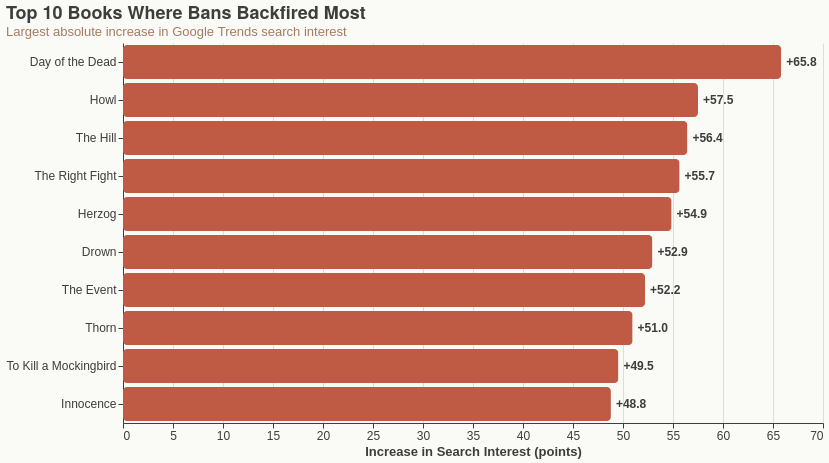

Notebook source saved alongside this figure:
### Markdown cell above
### Chart 6: Top 10 Streisand Effect Books

### Code cell
top = gt.nlargest(10, "spike_magnitude")[
    ["book_title", "spike_magnitude", "avg_search_before", "avg_search_after", "state"]
].copy()
top["book_title"] = top["book_title"].str.slice(0, 40)

bars = (
    alt.Chart(top).mark_bar(cornerRadiusTopLeft=4, cornerRadiusTopRight=4,
              cornerRadiusBottomLeft=4, cornerRadiusBottomRight=4, color=TERRACOTTA)
    .encode(
        x=alt.X("spike_magnitude:Q", title="Increase in Search Interest (points)"),
        y=alt.Y("book_title:N",
                 sort=alt.EncodingSortField(field="spike_magnitude", order="descending"), title=None),
        tooltip=["book_title", "spike_magnitude", "avg_search_before", "avg_search_after", "state"],
    )
    .properties(title={"text": "Top 10 Books Where Bans Backfired Most",
                        "subtitle": "Largest absolute increase in Google Trends search interest"})
)
text = (
    alt.Chart(top).mark_text(dx=5, align="left", fontSize=12, fontWeight="bold", color=TEXT_COLOR)
    .encode(x="spike_magnitude:Q",
            y=alt.Y("book_title:N",
                     sort=alt.EncodingSortField(field="spike_magnitude", order="descending")),
            text=alt.Text("spike_magnitude:Q", format="+.1f"))
)
save_chart(bars + text, "06_top10_streisand", w=700, h=380)

### Figure 1 — Vega-Lite specification as saved in the notebook (floating-point values rounded to 4 significant figures)
{"config": {"background": "#FAFAF7", "title": {"fontSize": 18, "font": "Helvetica Neue, Arial, sans-serif", "color": "#3D3D3D", "anchor": "start", "subtitleFontSize": 13, "subtitleColor": "#A57B64"}, "axis": {"labelFontSize": 12, "titleFontSize": 13, "titleColor": "#3D3D3D", "labelColor": "#3D3D3D", "gridColor": "#E0DDD5", "domainColor": "#3D3D3D", "tickColor": "#3D3D3D"}, "legend": {"labelFontSize": 12, "titleFontSize": 13, "labelColor": "#3D3D3D", "titleColor": "#3D3D3D"}, "view": {"strokeWidth": 0}, "range": {"category": ["#BF5B45", "#C4A83D", "#3D3D3D", "#B5C4A3", "#A57B64"]}}, "layer": [{"mark": {"type": "bar", "color": "#BF5B45", "cornerRadiusBottomLeft": 4, "cornerRadiusBottomRight": 4, "cornerRadiusTopLeft": 4, "cornerRadiusTopRight": 4}, "encoding": {"tooltip": [{"field": "book_title", "type": "nominal"}, {"field": "spike_magnitude", "type": "quantitative"}, {"field": "avg_search_before", "type": "quantitative"}, {"field": "avg_search_after", "type": "quantitative"}, {"field": "state", "type": "nominal"}], "x": {"field": "spike_magnitude", "title": "Increase in Search Interest (points)", "type": "quantitative"}, "y": {"field": "book_title", "sort": {"field": "spike_magnitude", "order": "descending"}, "title": null, "type": "nominal"}}, "title": {"text": "Top 10 Books Where Bans Backfired Most", "subtitle": "Largest absolute increase in Google Trends search interest"}}, {"mark": {"type": "text", "align": "left", "color": "#3D3D3D", "dx": 5, "fontSize": 12, "fontWeight": "bold"}, "encoding": {"text": {"field": "spike_magnitude", "format": "+.1f", "type": "quantitative"}, "x": {"field": "spike_magnitude", "type": "quantitative"}, "y": {"field": "book_title", "sort": {"field": "spike_magnitude", "order": "descending"}, "type": "nominal"}}}], "data": {"name": "data-2d11628cc320de99206137c1c838c45a"}, "height": 380, "width": 700, "$schema": "https://vega.github.io/schema/vega-lite/v5.8.0.json", "datasets": {"data-2d11628cc320de99206137c1c838c45a": [{"book_title": "Day of the Dead", "spike_magnitude": 65.82, "avg_search_before": 1.91, "avg_search_after": 67.73, "state": "Florida"}, {"book_title": "Howl", "spike_magnitude": 57.5, "avg_search_before": 16.19, "avg_search_after": 73.69, "state": "Florida"}, {"book_title": "The Hill", "spike_magnitude": 56.44, "avg_search_before": 31.78, "avg_search_after": 88.22, "state": "Missouri"}, {"book_title": "The Right Fight", "spike_magnitude": 55.66, "avg_search_before": 5.68, "avg_search_after": 61.33, "state": "Tennessee"}, {"book_title": "Herzog", "spike_magnitude": 54.86, "avg_search_before": 9.92, "avg_search_after": 64.78, "state": "Florida"}, {"book_title": "Drown", "spike_magnitude": 52.94, "avg_search_before": 15.93, "avg_search_after": 68.88, "state": "Texas"}, {"book_title": "The Event", "spike_magnitude": 52.21, "avg_search_before": 23.74, "avg_search_after": 75.96, "state": "Missouri"}, {"book_title": "Thorn", "spike_magnitude": 50.96, "avg_search_before": 32.41, "avg_search_after": 83.37, "state": "Tennessee"}, {"book_title": "To Kill a Mockingbird", "spike_magnitude": 49.54, "avg_search_before": 16.83, "avg_search_after": 66.38, "state": "North Carolina"}, {"book_title": "Innocence", "spike_magnitude": 48.79, "avg_search_before": 17.18, "avg_search_after": 65.97, "state": "Iowa"}]}}
